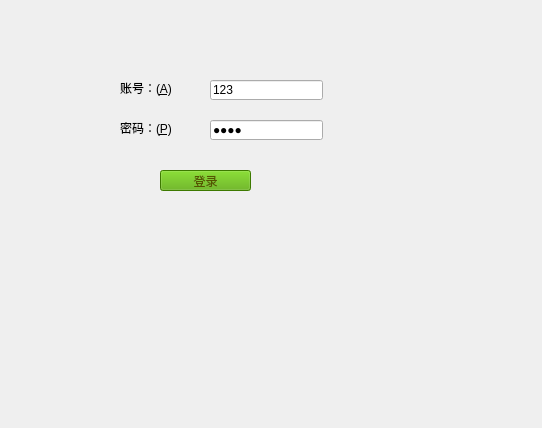
<?xml version="1.0" encoding="UTF-8"?>
<ui version="4.0">
 <class>Form</class>
 <widget class="QWidget" name="Form">
  <property name="enabled">
   <bool>true</bool>
  </property>
  <property name="geometry">
   <rect>
    <x>0</x>
    <y>0</y>
    <width>542</width>
    <height>428</height>
   </rect>
  </property>
  <property name="windowTitle">
   <string>Form</string>
  </property>
  <widget class="QLabel" name="label">
   <property name="geometry">
    <rect>
     <x>120</x>
     <y>80</y>
     <width>61</width>
     <height>16</height>
    </rect>
   </property>
   <property name="text">
    <string>账号：(&amp;A)</string>
   </property>
   <property name="buddy">
    <cstring>lineEdit</cstring>
   </property>
  </widget>
  <widget class="QLabel" name="label_2">
   <property name="geometry">
    <rect>
     <x>120</x>
     <y>120</y>
     <width>61</width>
     <height>16</height>
    </rect>
   </property>
   <property name="text">
    <string>密码：(&amp;P)</string>
   </property>
   <property name="buddy">
    <cstring>lineEdit_2</cstring>
   </property>
  </widget>
  <widget class="QLineEdit" name="lineEdit">
   <property name="geometry">
    <rect>
     <x>210</x>
     <y>80</y>
     <width>113</width>
     <height>20</height>
    </rect>
   </property>
   <property name="text">
    <string>123</string>
   </property>
  </widget>
  <widget class="QLineEdit" name="lineEdit_2">
   <property name="geometry">
    <rect>
     <x>210</x>
     <y>120</y>
     <width>113</width>
     <height>20</height>
    </rect>
   </property>
   <property name="text">
    <string>4234</string>
   </property>
   <property name="echoMode">
    <enum>QLineEdit::Password</enum>
   </property>
  </widget>
  <widget class="QPushButton" name="pushButton">
   <property name="geometry">
    <rect>
     <x>160</x>
     <y>170</y>
     <width>91</width>
     <height>21</height>
    </rect>
   </property>
   <property name="styleSheet">
    <string notr="true">color: rgb(85, 85, 0);
border-image: url(:/lk/D:/Desktop/OIP-C.jpg);
background-color: rgb(85, 170, 0);</string>
   </property>
   <property name="text">
    <string>登录</string>
   </property>
  </widget>
 </widget>
 <resources>
  <include location="test_source.qrc"/>
 </resources>
 <connections>
  <connection>
   <sender>pushButton</sender>
   <signal>clicked()</signal>
   <receiver>Form</receiver>
   <slot>check_login()</slot>
   <hints>
    <hint type="sourcelabel">
     <x>222</x>
     <y>180</y>
    </hint>
    <hint type="destinationlabel">
     <x>405</x>
     <y>178</y>
    </hint>
   </hints>
  </connection>
 </connections>
 <slots>
  <slot>check_login()</slot>
 </slots>
</ui>
